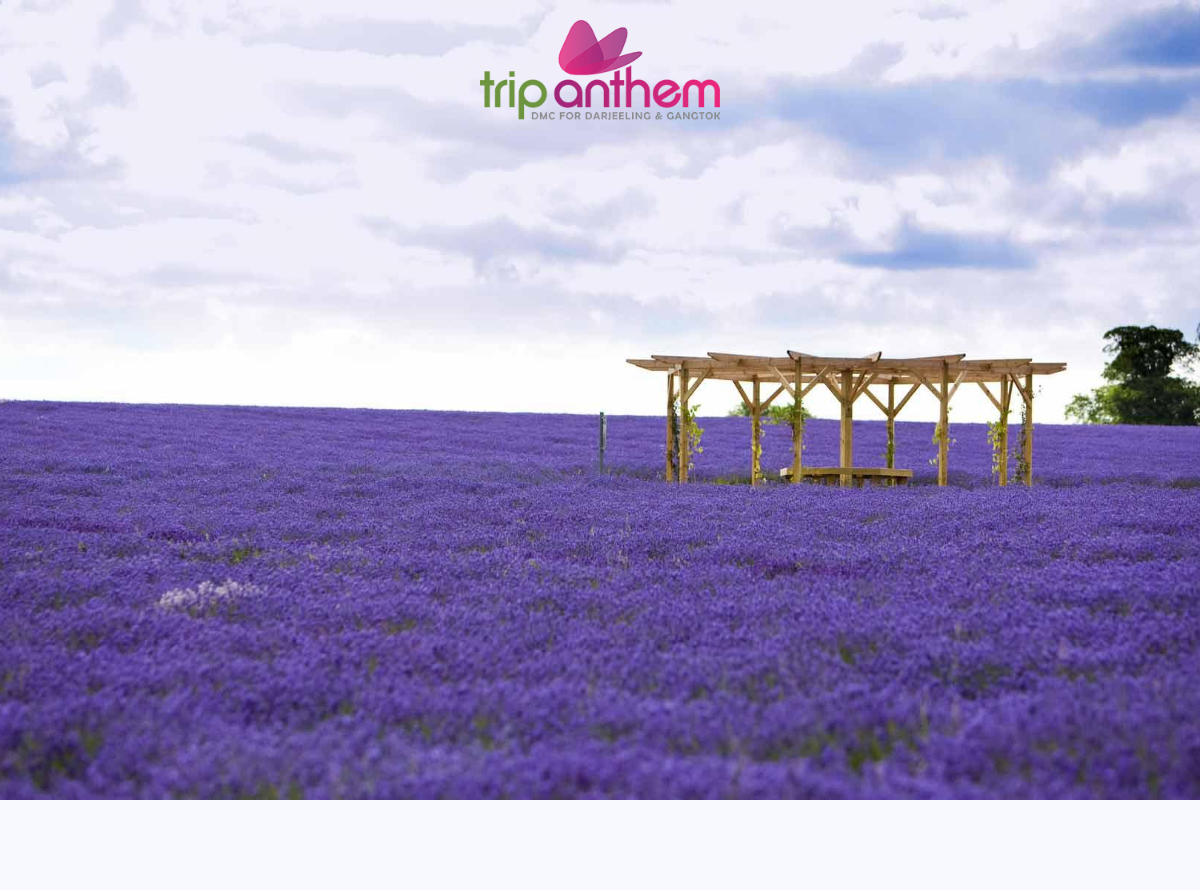
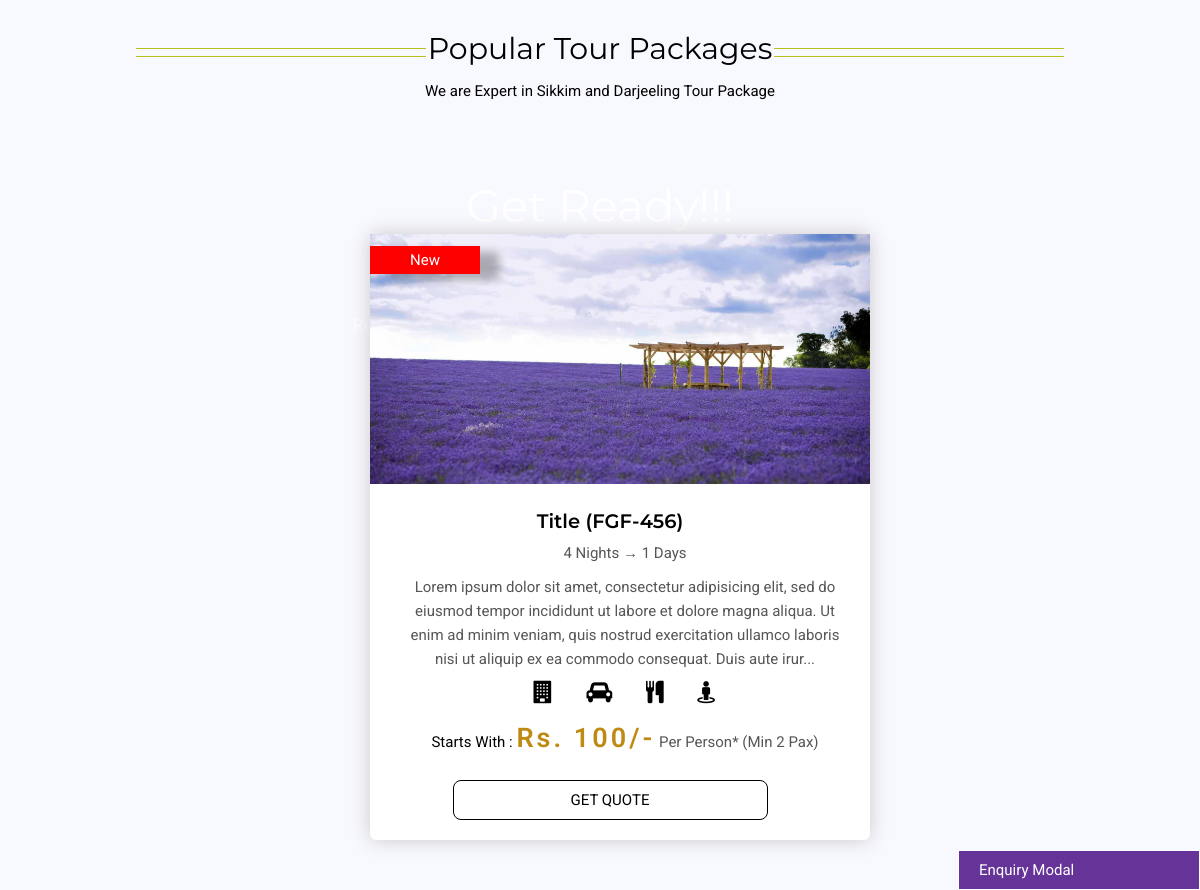
The page / on the database its author committed (2 pictures, top to bottom).
### tables this page shows
CREATE TABLE `tbl_pack` (
  `id` int(50) UNSIGNED ZEROFILL NOT NULL,
  `title` varchar(255) DEFAULT NULL,
  `rate` int(255) DEFAULT NULL,
  `night` int(10) DEFAULT NULL,
  `day` int(10) DEFAULT NULL,
  `minPerson` int(10) DEFAULT NULL,
  `description` text DEFAULT NULL,
  `code` varchar(255) DEFAULT NULL,
  `tag` varchar(255) DEFAULT NULL,
  `status` varchar(255) DEFAULT NULL,
  `hotel` varchar(255) DEFAULT NULL,
  `trans` varchar(255) DEFAULT NULL,
  `meal` varchar(255) DEFAULT NULL,
  `sight` varchar(255) DEFAULT NULL,
  `createdAt` datetime DEFAULT NULL,
  `pckImage` varchar(255) DEFAULT NULL,
  `updatedAt` datetime DEFAULT NULL
);

### index.php (the view, shortened to what this page needs)
<?php
require('./config/db.php');
$stmt = $pdo->prepare("SELECT * FROM tbl_pack WHERE status = 'active'");
$stmt->execute();
$res = $stmt->fetchAll(PDO::FETCH_OBJ);
?>
<!DOCTYPE html>
<html lang="en">
<head>
	<link rel="stylesheet" href="https://cdnjs.cloudflare.com/ajax/libs/font-awesome/4.7.0/css/font-awesome.min.css">
	<link rel="stylesheet" href="./css/style.css">
</head>
<body>
	<div class="container">
		<div class="headerWrapper">
			<div class="nav">
				<div class="logoBrand">
					<a href="index.php">
						<img src="./images/logo.png" alt="logo" style="width: 20%; height: auto;  margin-top: 20px;">
					</a>
				</div>
			</div>
			<div class="textContent">
				<h2>Get Ready!!!</h2>
				<p>Sikkim & Darjeeling season B2B ready packages. <br> Valid till June 2019 - August 2019</p>
				<ul class="contactItems">
					<li>Reach Us at:</li>
					<li><a href="tel:+918389898989" style="font-size: 1em;"><i class="fa fa-phone-square" aria-hidden="true"></i> 083 89 89 89 89</a></li>
					<li><a href="javascript:void()"><i class="fa fa-facebook-official" aria-hidden="true"></i></a></li>
					<li><a href="javascript:void()"><i class="fa fa-youtube-play" aria-hidden="true"></i></a></li>
					<li><a href="javascript:void()"><i class="fa fa-instagram" aria-hidden="true"></i></a></li>
					<li><a href="javascript:void()"><i class="fa fa-whatsapp" aria-hidden="true"></i></a></li>
				</ul>
				<a href="#popularTourPackages" style="margin-top: 25px;">
				</a>
			</div>
		</div>
		<div class="bodyWrapper">
			<h1 id="popularTourPackages" class="sectionHeader">
				Popular Tour Packages <br>
				<small class="sectionSubHeader">We are Expert in Sikkim and Darjeeling Tour Package</small>
			</h1>
			<div class="cardContainer">
				<?php foreach ($res as $k) { ?>
					<div class="card">
						<?php if (isset($k->tag)) { ?>
							<span class="ribbon"><?= $k->tag; ?></span>
						<?php } ?>
						<div class="cardLeft" style="background: url('./images/<?= $k->pckImage; ?>'); background-size: cover; background-position: center; background-repeat: no-repeat;"></div>
						<div class="cardRight">
							<h4><?= $k->title; ?> (<?= $k->code; ?>)</h4>
							<p><?= $k->night; ?> Nights → <?= $k->day; ?> Days</p>
							<p><?= substr($k->description, 0, 250)."..."; ?></p>
							<p>
								<?php if ($k->hotel) { ?>
									<i title="Hotel Stay" class="fa fa-building" aria-hidden="true"></i>
								<?php } ?>
								<?php if ($k->trans) { ?>
									<i title="Transportation" class="fa fa-car" aria-hidden="true"></i>
								<?php } ?>
								<?php if ($k->meal) { ?>
									<i title="Meals" class="fa fa-cutlery" aria-hidden="true"></i>
								<?php } ?>
								<?php if ($k->sight) { ?>
									<i title="Sightseening" class="fa fa-street-view" aria-hidden="true"></i>
								<?php } ?>
							</p>
							<p><strong>Starts With :</strong> <span style="color: #bf8a11; font-weight: 600; font-size: 1.8em; letter-spacing: 3px;">Rs. <?= $k->rate; ?>/-</span> Per Person* (Min <?= $k->minPerson; ?> Pax)</p>
							<button type="button" name="getQuote" id="getQuote" class="getQuote" value="<?= $k->id; ?>">Get Quote</button>
						</div>
					</div>
				<?php } ?>
			</div>
		</div>
	</div>
	<div class="modalContainerHidden">
		<h1 class="modalHead">Enquiry Modal</h1>
	</div>
</body>
</html>

### css/style.css (style rules this page uses)
* { padding: 0; margin: 0; font-family: 'Roboto', sans-serif; font-size: 15px; font-weight: 400; color: #000; }
.container { padding: 0; margin: 0; background: ghostwhite; overflow: auto; }
.headerWrapper { background: url(../images/landingBg.jpg); background-position: center; background-size: cover; background-repeat: no-repeat; height: 100vh; width: 100%; }
.nav { width: 100%; background: transparent; }
.logoBrand a { display: flex; align-items: center; justify-content: center; }
.contactItems { margin-top: 10px; list-style-type: none; }
.contactItems li, .contactItems li i { color: #fff; font-size: 1.2em; display: inline-block; margin: 0 8px; }
.contactItems li a { color: #fff; text-decoration: none; }
.textContent { position: absolute; top: 60%; width: 100%; display: flex; flex-direction: column; align-items: center; }
.textContent h2 { color: #fff; font-family: 'Montserrat', sans-serif; font-size: 3em; }
.textContent p { color: #fff; padding: 15px; font-size: 1.15em; text-align: center; letter-spacing: 1.3px; }
.bodyWrapper { padding: 20px; }
.sectionHeader { position: relative; text-align: center; font-family: 'Montserrat', sans-serif; font-size: 2em; margin: 100px auto; }
.sectionHeader::before { content: ''; display: inline-block; width: 25%; height: 7px; border-top: 1px solid #b7c11f; border-bottom: 1px solid #b7c11f; position: absolute; top: 24%; left: 10%; }
.sectionHeader::after { content: ''; display: inline-block; width: 25%; height: 7px; border-top: 1px solid #b7c11f; border-bottom: 1px solid #b7c11f; position: absolute; top: 24%; right: 10%; }
.cardContainer { display: flex; width: 100%; padding: 20px; justify-content: center; flex-direction: column; align-items: center; }
.card { position: relative; width: 500px; flex-direction: column; display: flex; background: #fff; padding: 0; margin: 10px; min-height: 80px; border-radius: 6px; box-shadow: 0 0 20px 0 #cacaca; }
.cardLeft { height: 250px; margin-bottom: 15px; }
.cardRight { padding: 10px 15px; width: 90%; text-align: center; }
.cardRight h4 { font-family: 'Montserrat', sans-serif; font-weight: 600; font-size: 1.3em; margin-bottom: 8px; }
.cardRight p { margin-left: 15px; text-align: left; width: 100%; color: #565656; line-height: 1.6; margin-bottom: 10px; text-align: center; }
.cardRight p i { font-size: 1.5em; margin: 0 15px; }
.getQuote { background: #fff; border: 1px solid #000; padding: 10px 15px; margin: 10px auto; width: 70%; border-radius: 8px; cursor: pointer; color: #000; text-transform: uppercase; }
.modalContainerHidden { position: fixed; bottom: 0; right: 0; padding: 10px 20px; width: 200px; background: rebeccapurple; border: 1px solid #fff; }
.modalHead { color: #fff; cursor: pointer; }
.ribbon { position: absolute; top: 2%; left: 0; padding: 5px 40px; background: red; color: #fff; box-shadow: 19px 6px 10px 0 #0000004a; }

### rows shown on the page
tbl_pack: tag "New", pckImage (picture), title "Title", code "FGF-456", night "4", day "1", description "Lorem ipsum dolor sit amet, consectetur adipisicing elit, sed do eiusmod tempor incididunt ut labore et dolore magna aliqua. Ut enim ad minim veniam, quis nostrud exercitation ullamco laboris nisi ut aliquip ex ea commodo consequat. Duis aute irur", rate "100", minPerson "2"
